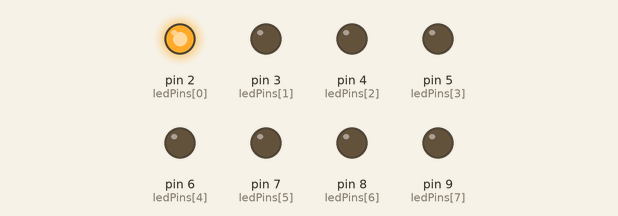
Simulated run of this sketch. Board: Arduino Uno, built with avr-gcc and run on an emulated ATmega328P. On the bench: output pins drawn as LEDs (lit = HIGH).

Above: at 0.05 s.
At 0.45 s:
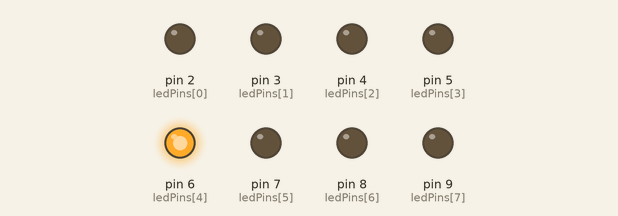
At 0.75 s:
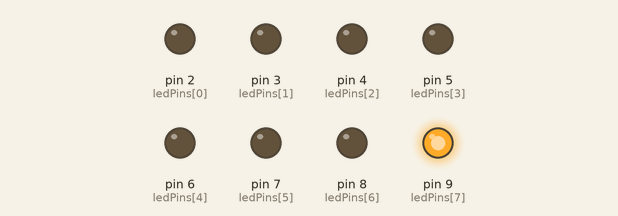
At 1.55 s:
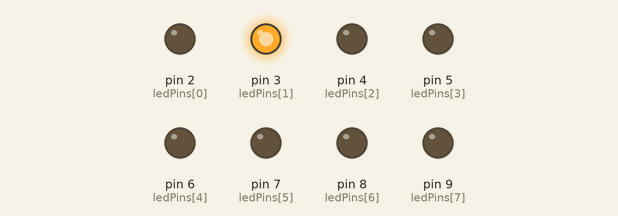
At 2.35 s:
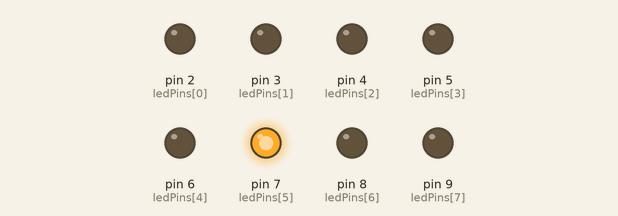
At 3.15 s:
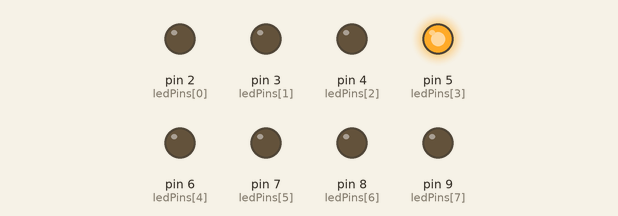
Timing chart, 0 to 3.5 s (numbered marks = the images above):
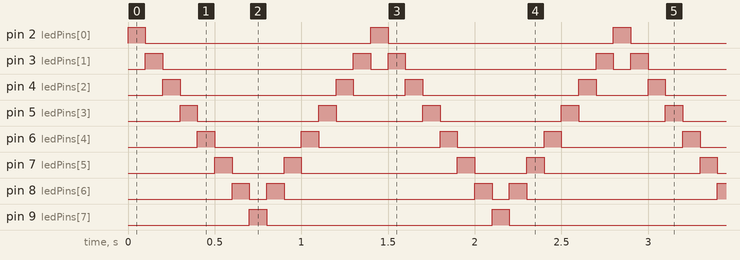

Measured:
- by itself, pin 2 (ledPins[0]), pin 9 (ledPins[7]): alternates HIGH for 0.10 s and LOW for 1.3 s
- by itself, pin 3 (ledPins[1]): repeats every 1.4 s: LOW 1.1 s, HIGH 0.10 s, LOW 0.10 s, HIGH 0.10 s
- by itself, pin 4 (ledPins[2]): repeats every 1.4 s: LOW 0.90 s, HIGH 0.10 s, LOW 0.30 s, HIGH 0.10 s
- by itself, pin 5 (ledPins[3]): repeats every 1.4 s: LOW 0.70 s, HIGH 0.10 s, LOW 0.50 s, HIGH 0.10 s
- by itself, pin 6 (ledPins[4]): repeats every 1.4 s: LOW 0.50 s, HIGH 0.10 s, LOW 0.70 s, HIGH 0.10 s
- by itself, pin 7 (ledPins[5]): repeats every 1.4 s: LOW 0.30 s, HIGH 0.10 s, LOW 0.90 s, HIGH 0.10 s
- by itself, pin 8 (ledPins[6]): repeats every 1.4 s: LOW 0.10 s, HIGH 0.10 s, LOW 1.1 s, HIGH 0.10 s

The sketch:

4.ino
```cpp
// Pinos onde os LEDs estão conectados
const int numLeds = 8;
int ledPins[numLeds] = {2, 3, 4, 5, 6, 7, 8, 9};

void setup() {
  for (int i = 0; i < numLeds; i++) {
    pinMode(ledPins[i], OUTPUT);
  }
}

void loop() {
  // Vai da esquerda para a direita
  for (int i = 0; i < numLeds; i++) {
    acendeLed(i);
  }

  // Volta da direita para a esquerda (sem repetir o último LED)
  for (int i = numLeds - 2; i > 0; i--) {
    acendeLed(i);
  }
}

void acendeLed(int i) {
  digitalWrite(ledPins[i], HIGH);
  delay(100); // Tempo que o LED fica aceso
  digitalWrite(ledPins[i], LOW);
}
```
